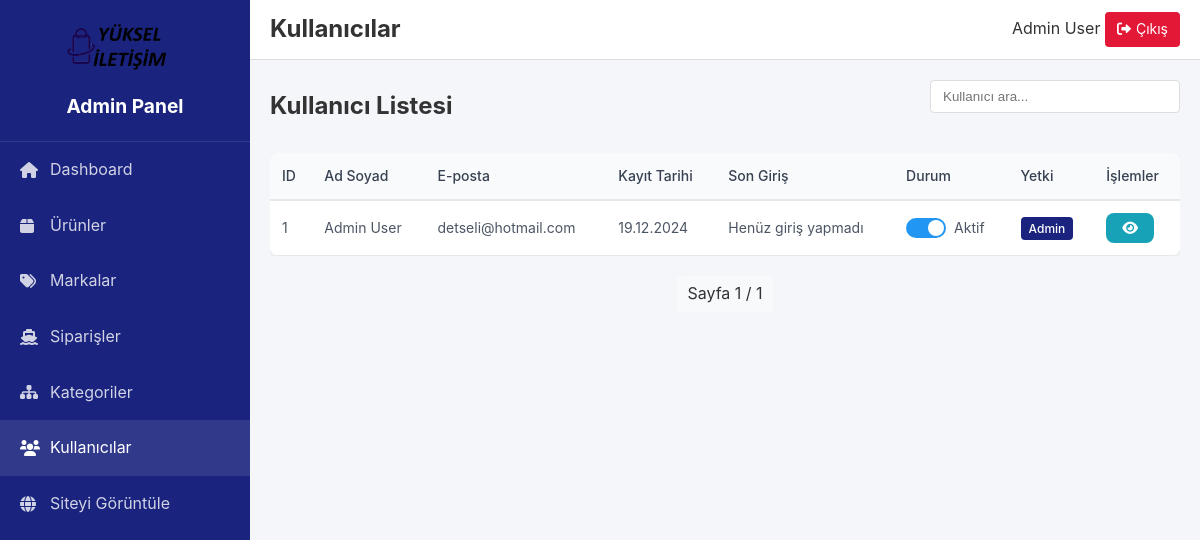
Before: /admin/users (signed in) with the older database file.
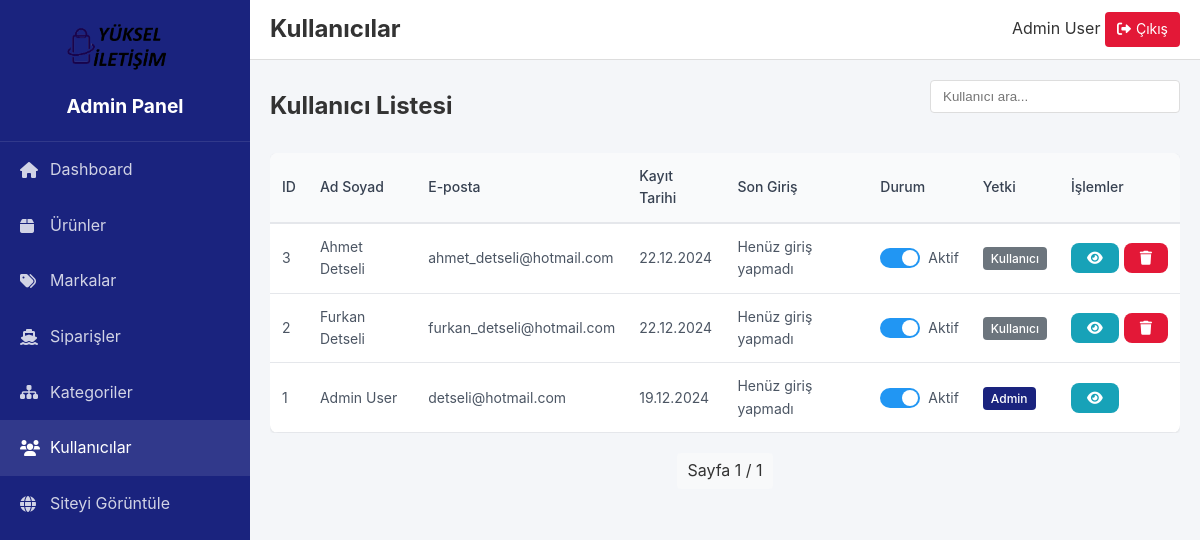
After: the same page with the newer database file.
### models.py (models this page shows, shortened)
class User(UserMixin, db.Model):
    id = db.Column(db.Integer, primary_key=True)
    email = db.Column(db.String(120), unique=True, nullable=False)
    password_hash = db.Column(db.String(128))
    first_name = db.Column(db.String(50))
    last_name = db.Column(db.String(50))
    phone = db.Column(db.String(15))
    category_id = db.Column(db.Integer, db.ForeignKey('category.id'))  # Yeni eklendi
    is_active = db.Column(db.Boolean, default=True)
    is_admin = db.Column(db.Boolean, default=False)
    created_at = db.Column(db.DateTime, default=datetime.utcnow)
    last_login = db.Column(db.DateTime)

### routes/admin.py (the view)
@admin_bp.route('/users')
@login_required
@admin_required
def users():
    page = request.args.get('page', 1, type=int)
    users = User.query.order_by(User.created_at.desc()).paginate(
        page=page, per_page=20)
    return render_template('admin/users.html', users=users)

### routes/admin.py (called while the page is built)
def admin_required(f):
    @wraps(f)
    def decorated_function(*args, **kwargs):
        if not current_user.is_authenticated or not current_user.is_admin:
            flash('Bu sayfaya erişim yetkiniz yok.', 'error')
            return redirect(url_for('index'))
        return f(*args, **kwargs)
    return decorated_function

### templates/admin/users.html (shortened to what this page needs)
{% extends 'admin/base.html' %}
{% block page_title %}Kullanıcılar{% endblock %}
{% block content %}
<div class="content-header">
    <h2>Kullanıcı Listesi</h2>
    <div class="actions">
        <div class="search-box">
            <input type="text" id="userSearch" placeholder="Kullanıcı ara..." class="search-input">
        </div>
    </div>
</div>
<div class="table-responsive">
    <table class="data-table">
        <thead>
            <tr>
                <th>ID</th>
                <th>Ad Soyad</th>
                <th>E-posta</th>
                <th>Kayıt Tarihi</th>
                <th>Son Giriş</th>
                <th>Durum</th>
                <th>Yetki</th>
                <th>İşlemler</th>
            </tr>
        </thead>
        <tbody>
            {% for user in users.items %}
            <tr data-user-id="{{ user.id }}">
                <td>{{ user.id }}</td>
                <td>{{ user.first_name }} {{ user.last_name }}</td>
                <td>{{ user.email }}</td>
                <td>{{ user.created_at.strftime('%d.%m.%Y') }}</td>
                <td>
                    {% if user.last_login %}
                        {{ user.last_login.strftime('%d.%m.%Y %H:%M') }}
                    {% else %}
                        Henüz giriş yapmadı
                    {% endif %}
                </td>
                <td>
                    <div class="status-toggle">
                        <label class="switch">
                            <span class="slider round"></span>
                        </label>
                        <span class="status-text">{{ 'Aktif' if user.is_active else 'Pasif' }}</span>
                    </div>
                </td>
                <td>
                    <span class="badge {{ 'badge-primary' if user.is_admin else 'badge-secondary' }}">
                        {{ 'Admin' if user.is_admin else 'Kullanıcı' }}
                    </span>
                </td>
                <td>
                    <div class="action-buttons">
                        <button onclick="showUserDetails('{{ user.id }}')" class="btn btn-sm btn-info">
                            <i class="fas fa-eye"></i>
                        </button>
                        {% if not user.is_admin %}
                        <button onclick="deleteUser('{{ user.id }}')" class="btn btn-sm btn-danger">
                            <i class="fas fa-trash"></i>
                        </button>
                        {% endif %}
                    </div>
                </td>
            </tr>
            {% endfor %}
        </tbody>
    </table>
</div>
<div class="pagination">
    <span class="current-page">Sayfa {{ users.page }} / {{ users.pages }}</span>
</div>
{% endblock %}

### templates/admin/base.html (shortened to what this page needs)
<!DOCTYPE html>
<html lang="tr">
<head>
    <link rel="stylesheet" href="https://cdnjs.cloudflare.com/ajax/libs/font-awesome/6.0.0/css/all.min.css">
    <link rel="stylesheet" href="{{ url_for('static', filename='css/admin.css') }}">
</head>
<body>
    <div class="admin-container">
        <aside class="admin-sidebar">
            <div class="sidebar-header">
                <img src="{{ url_for('static', filename='images/default-logo.png') }}" alt="Logo" class="admin-logo">
                <h1>Admin Panel</h1>
            </div>
            <nav class="sidebar-nav">
                <ul>
                    <li>
                        <a href="{{ url_for('admin.dashboard') }}" {% if request.endpoint == 'admin.dashboard' %}class="active"{% endif %}>
                            <i class="fas fa-home"></i>
                            <span>Dashboard</span>
                        </a>
                    </li>
                    <li>
                        <a href="{{ url_for('admin.products') }}" {% if request.endpoint == 'admin.products' %}class="active"{% endif %}>
                            <i class="fas fa-box"></i>
                            <span>Ürünler</span>
                        </a>
                    </li>
                    <li>
                        <a href="{{ url_for('admin.brands') }}" {% if request.endpoint == 'admin.brands' %}class="active"{% endif %}>
                            <i class="fas fa-tags"></i>
                            <span>Markalar</span>
                        </a>
                    </li>
                    <li>
                        <a href="{{ url_for('admin.orders') }}" {% if request.endpoint == 'admin.orders' %}class="active"{% endif %}>
                            <i class="fas fa-ship"></i>
                            <span>Siparişler</span>
                        </a>
                    </li>
                    <li>
                        <a href="{{ url_for('admin.categories') }}" {% if request.endpoint == 'admin.categories' %}class="active"{% endif %}>
                            <i class="fas fa-sitemap"></i>
                            <span>Kategoriler</span>
                        </a>
                    </li>
                    <li>
                        <a href="{{ url_for('admin.users') }}" {% if request.endpoint == 'admin.users' %}class="active"{% endif %}>
                            <i class="fas fa-users"></i>
                            <span>Kullanıcılar</span>
                        </a>
                    </li>
                    <li>
                        <a href="{{ url_for('index') }}" target="_blank">
                            <i class="fas fa-globe"></i>
                            <span>Siteyi Görüntüle</span>
                        </a>
                    </li>
                </ul>
            </nav>
        </aside>
        <main class="admin-main">
            <header class="admin-header">
                <div class="header-left">
                    <h2>{% block page_title %}{% endblock %}</h2>
                </div>
                <div class="header-right">
                    <div class="admin-user">
                        <span>{{ current_user.first_name }} {{ current_user.last_name }}</span>
                        <a href="{{ url_for('logout') }}" class="logout-btn">
                            <i class="fas fa-sign-out-alt"></i>
                            Çıkış
                        </a>
                    </div>
                </div>
            </header>
            <div class="admin-content">
                {% block content %}{% endblock %}
            </div>
        </main>
    </div>
</body>
</html>

### static/css/admin.css (style rules this page uses)
:root { --sidebar-width: 250px; --header-height: 60px; --primary-color: #1a237e; --secondary-color: #e31837; --text-color: #333; --bg-color: #f4f6f9; --border-color: #ddd; }
* { margin: 0; padding: 0; box-sizing: border-box; }
body { font-family: -apple-system, BlinkMacSystemFont, 'Segoe UI', Roboto, Oxygen, Ubuntu, Cantarell, sans-serif; background: var(--bg-color); color: var(--text-color); line-height: 1.6; }
.admin-container { display: flex; min-height: 100vh; }
.admin-sidebar { width: var(--sidebar-width); background: var(--primary-color); color: white; position: fixed; height: 100vh; overflow-y: auto; }
.sidebar-header { padding: 20px; text-align: center; border-bottom: 1px solid rgba(255,255,255,0.1); }
.admin-logo { max-width: 120px; margin-bottom: 10px; }
.sidebar-header h1 { font-size: 1.2rem; margin: 0; }
.sidebar-nav ul { list-style: none; padding: 0; }
.sidebar-nav a { display: flex; align-items: center; padding: 15px 20px; color: rgba(255,255,255,0.8); text-decoration: none; transition: all 0.3s; }
.sidebar-nav a:hover, .sidebar-nav a.active { background: rgba(255,255,255,0.1); color: white; }
.sidebar-nav i { width: 20px; margin-right: 10px; }
.admin-main { flex: 1; margin-left: var(--sidebar-width); }
.admin-header { height: var(--header-height); background: white; border-bottom: 1px solid var(--border-color); display: flex; align-items: center; justify-content: space-between; padding: 0 20px; position: sticky; top: 0; z-index: 100; }
.admin-content { padding: 20px; }
.btn { display: inline-flex; align-items: center; padding: 8px 16px; border-radius: 4px; border: none; font-size: 14px; cursor: pointer; text-decoration: none; transition: background-color 0.3s; }
.logout-btn { display: inline-flex; align-items: center; gap: 5px; padding: 6px 12px; border-radius: 4px; background: var(--secondary-color); color: white; text-decoration: none; font-size: 14px; }
.table-responsive { overflow-x: auto; }
.data-table { width: 100%; border-collapse: collapse; background: white; border-radius: 8px; overflow: hidden; box-shadow: 0 1px 3px rgba(0,0,0,0.1); }
.data-table th, .data-table td { padding: 12px 15px; text-align: left; border-bottom: 1px solid var(--border-color); }
.data-table th { background: #f8f9fa; font-weight: 600; }
.content-header { display: flex; justify-content: space-between; align-items: center; margin-bottom: 20px; }
.badge { padding: 4px 8px; border-radius: 4px; font-size: 12px; font-weight: 500; }
.action-buttons { display: flex; gap: 5px; }
.btn-sm { padding: 4px 8px; font-size: 12px; }
.btn-danger { background: var(--secondary-color); color: white; }
.pagination { display: flex; justify-content: center; align-items: center; gap: 10px; margin-top: 20px; }
.current-page { padding: 5px 10px; background: #f8f9fa; border-radius: 4px; }
.badge { padding: 6px 12px; border-radius: 4px; font-weight: 500; }
.badge-primary { background: #cce5ff; color: #004085; }
.data-table { width: 100%; border-collapse: separate; border-spacing: 0; }
.data-table th { background: #f9fafb; color: #374151; font-weight: 500; text-align: left; padding: 12px; font-size: 0.875rem; border-bottom: 2px solid #e5e7eb; }
.data-table td { padding: 12px; color: #4b5563; font-size: 0.875rem; border-bottom: 1px solid #e5e7eb; }
.badge { padding: 4px 8px; border-radius: 6px; font-size: 0.75rem; font-weight: 500; text-align: center; }
.btn { padding: 8px 16px; border-radius: 8px; font-size: 0.875rem; font-weight: 500; display: inline-flex; align-items: center; gap: 8px; transition: all 0.2s ease; }

Changed rows visible on the page:
added User: id "3", first_name "Ahmet", last_name "Detseli", email "ahmet_detseli@hotmail.com", created_at "22.12.2024", shows "Henüz giriş yapmadı", is_active "Aktif", is_admin "Kullanıcı"
added User: id "2", first_name "Furkan", last_name "Detseli", email "furkan_detseli@hotmail.com", created_at "22.12.2024", shows "Henüz giriş yapmadı", is_active "Aktif", is_admin "Kullanıcı"
